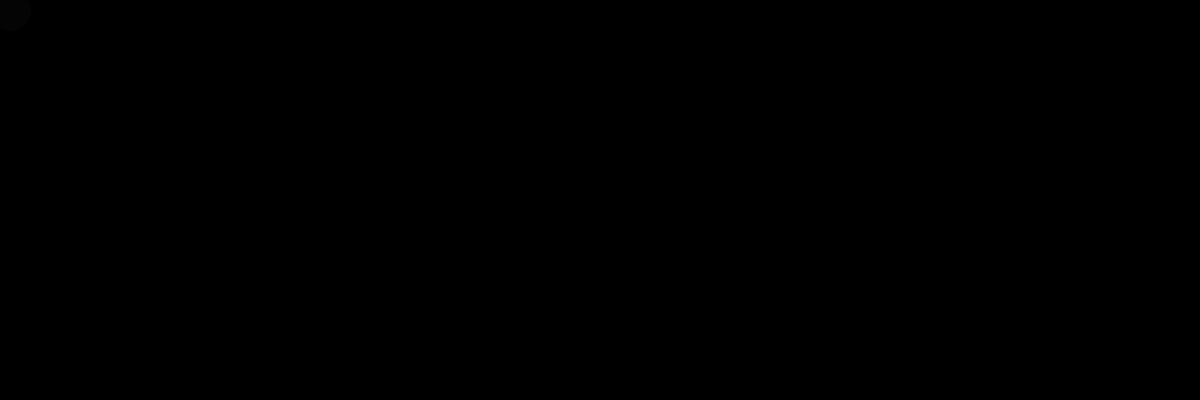
Frame 1 (no input)
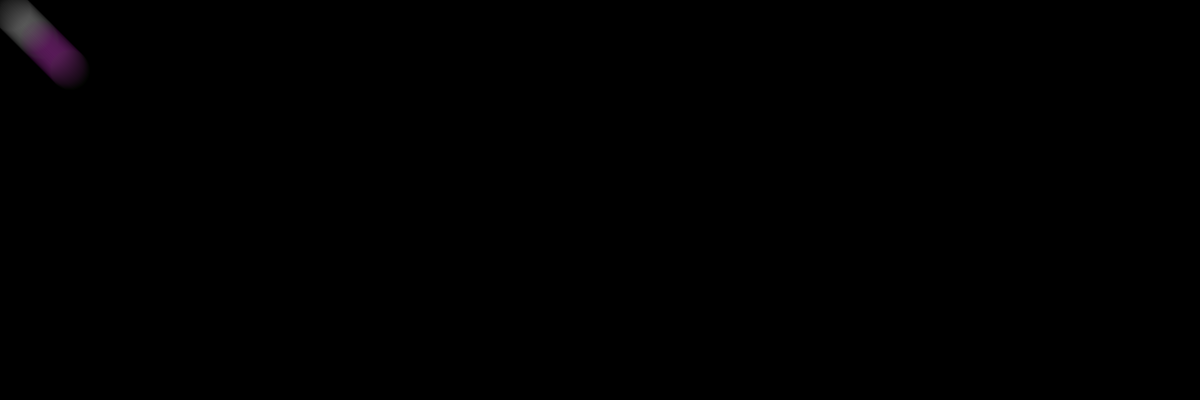
Frame 60 (no input)
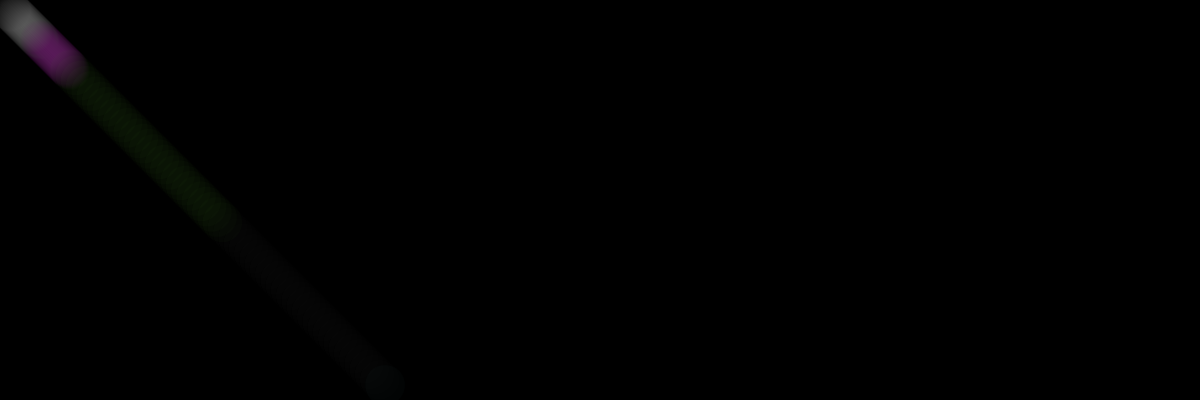
Frame 120 (the mouse pressed at the canvas centre since frame 60)

The p5.js sketch that drew these frames (run headless with seeded random() and noise() and a simulated clock; from frame 60 on, the mouse is pressed at the canvas centre):

// p5.js sketch
// ── sketch.js

var ball_color;
var fill_counter = 0;
var x_pos = 0;
var ball = {};
ball.width = 40;
ball.x = 10;
ball.y = 10;
ball.delta_x = 1;
ball.delta_y = 1;
ball.scale_x = 1;
ball.scale_y = 1;

function setup() {
    createCanvas(windowWidth, 400);
    ball_color = color(200, 200, 200, 5)
    background(0);
}



function draw() {
    x_pos++;
    fill_counter = x_pos % 30;
    if(fill_counter == 0) {
      ball_color = color(
        random(255),
        random(255),
        random(255),
        5
      );
    }
    ball.x += ball.delta_x * ball.scale_x;
    ball.y += ball.delta_y * ball.scale_y;


    if (ball.x >= width || ball.x <= 0) {
        ball.delta_x = -1 * ball.delta_x;
    }
    if (ball.y >= height || ball.y <= 0) {
        ball.delta_y = -1 * ball.delta_y;
    }
    noStroke()
    fill(ball_color);
    ellipse(ball.x, ball.y, ball.width, ball.width);
}

function mousePressed() {
    ball.scale_x = map(mouseX, 0, width, 0.5, 10);
    ball.scale_y = map(mouseY, 0, height, 0.5, 10);
}
